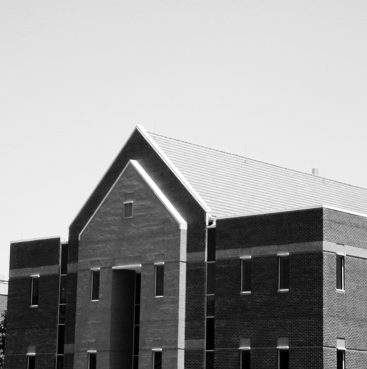
#> input picture Assignment 31/input/Capture.PNG, 367 x 369 px, found by its file name
$ jupyter execute main1.ipynb
#> lines starting #> are read from the running program, lines starting #| are printed output that depends on the picture
[cell 1]
import matplotlib.pyplot as plt
import numpy as np
import cv2

[cell 2]
def histogram(image_ad):
#> called with image_ad = 'input/Capture.PNG'
    image = cv2.imread(image_ad,0)
#> image is the input picture: shape (369, 367); min 0, max 255, mean 155.3

    x,y = image.shape
#> x = 369; y = 367
    a = 0

    hist = []
    for i in range(256):
        hist.append(0)

    for i in range(x):
        for j in range(y):
            b = image[i][j]
            hist[b] += 1
#> after the loop, hist = 256 values, max 7900 at index 234, min 21 at index 246, mean 529

    return hist

[cell 3]
plt.plot(histogram("input/Capture.PNG"))
plt.show()
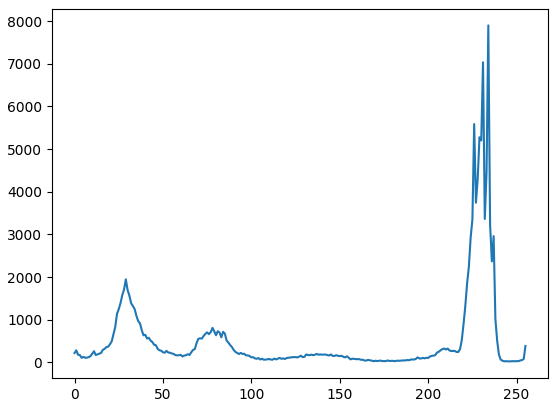
#> figure drawn by matplotlib, 1 panel; curve peaks at x = 234, y = 7900
